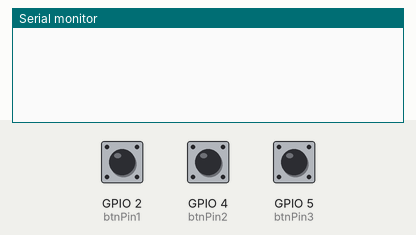
The sketch below on a simulated ESP8266 (NodeMCU). On the bench: the last lines printed to the serial monitor. The test bench sets the inputs (shaded band); at power-on: GPIO 2 (btnPin1) LOW, GPIO 4 (btnPin2) LOW, GPIO 5 (btnPin3) LOW.

Above: at 1.2 s.
1.3 s: GPIO 2 (btnPin1) pulled HIGH for 0.15 s
At 1.8 s:
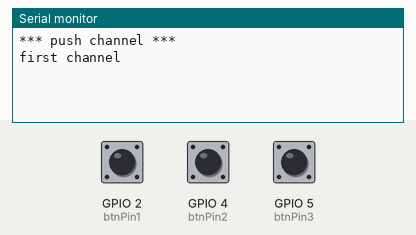
At 2.4 s:
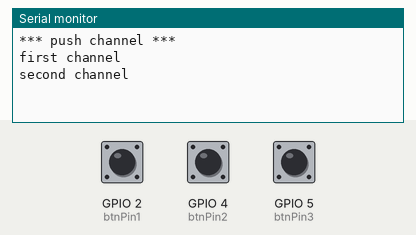

The sketch:

remote.ino
```cpp
#include <Arduino.h>
#include <IRremoteESP8266.h>
#include <IRsend.h>

// GPIO pin to use
const uint16_t irPin = 14;

const int btnPin1 = 2;
const int btnPin2 = 4;
const int btnPin3 = 5;

// initial button state
int btn1State = 0;
int btn2State = 0;
int btn3State = 0;

// fix signal for channel 2, 3 and 5
const int ch2 = 0x00A1DE619E;
const int ch3 = 0x00A1DEA15E;
const int ch5 = 0x00A1DE51AE;

IRsend irsend(irPin);	// Set the GPIO to be used to sending the message.

void setup() {
  irsend.begin();
  Serial.begin(115200, SERIAL_8N1);

  pinMode(btnPin1, INPUT);
  pinMode(btnPin2, INPUT);
  pinMode(btnPin3, INPUT);
}

void checkBtn(int btn, int ch1, int ch2) {
  if (btn == HIGH) {
    Serial.println("*** push channel ***");
    Serial.println("first channel");
    irsend.sendNEC(ch1);
    delay(500);
    Serial.println("second channel");
    irsend.sendNEC(ch2);
    delay(500);
  }
}

void loop() {
  btn1State = digitalRead(btnPin1);
  btn2State = digitalRead(btnPin2);
  btn3State = digitalRead(btnPin3);

  checkBtn(btn1State, ch2, ch3);
  checkBtn(btn2State, ch3, ch3);
  checkBtn(btn3State, ch3, ch5);

  delay(100);
}
```

Measured:
- after the input at 1.3 s, the serial monitor: prints a new line at once (image 1)
